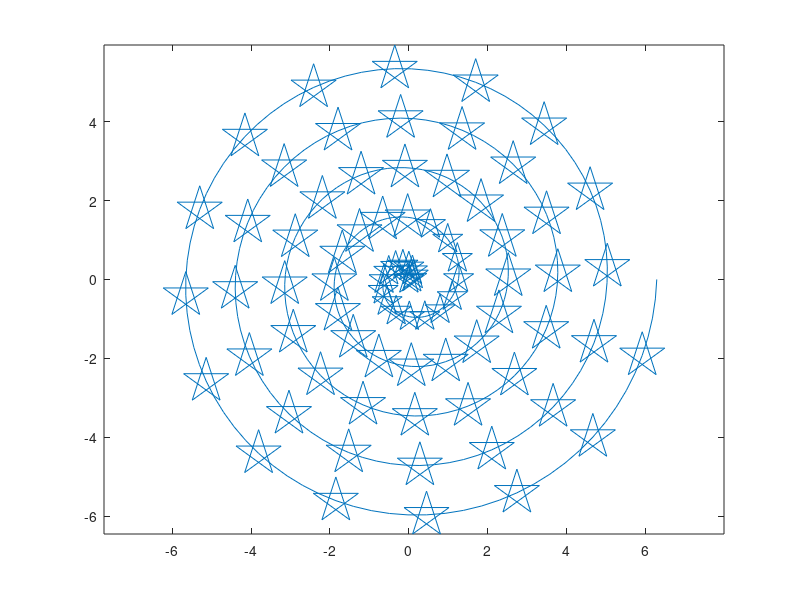

This figure's MATLAB source:
% Espiral
clc 
theta = linspace(0,10*pi, 400);
a = 0.2;

X = [];
Y = [];

x = a.*theta.*cos(theta);
y = a.*theta.*sin(theta);

X = horzcat(X, x);
Y = horzcat(Y, y);

% Para dibujar poligonos
n = 5;
r = 0.0005;
tita = (0:(4*pi/n):4*pi) + pi/2;
for i = 1:5:length(x)
    if(i > 20*5)
        r = 0.6;
    elseif(20*3 < i <= 20*5)
        r = 0.4;   
    end
    
    x1 = r.*cos(tita) + x(i);
    y1 = r.*sin(tita) + y(i);
    X(length(X)+1) = NaN;
    Y(length(Y)+1) = NaN;
    X = horzcat(X, x1);
    Y = horzcat(Y, y1);
end

plot(X, Y);
axis equal
